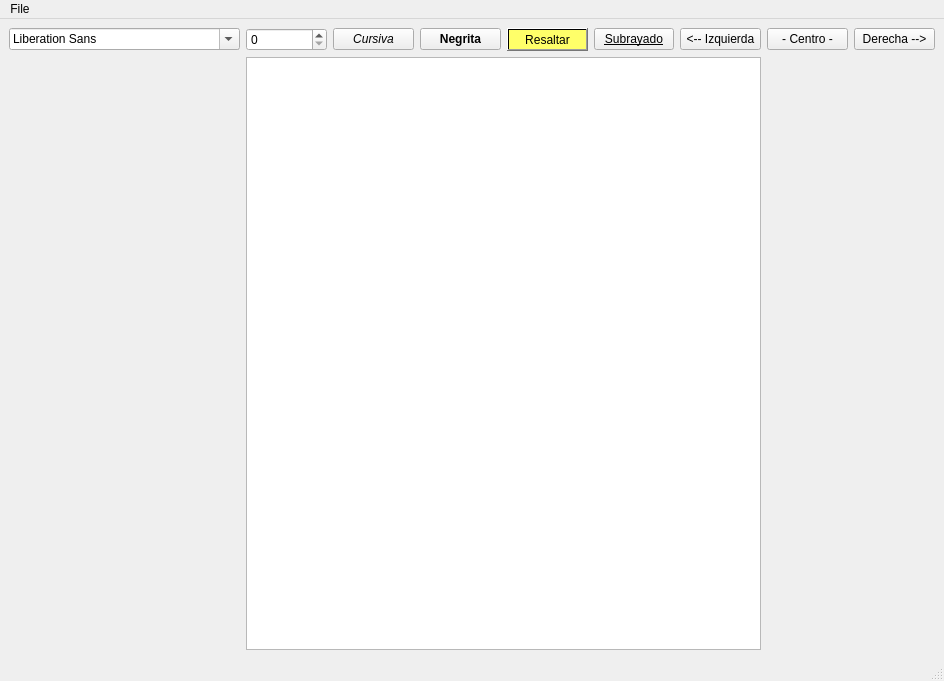
<?xml version="1.0" encoding="UTF-8"?>
<ui version="4.0">
 <class>MainWindow</class>
 <widget class="QMainWindow" name="MainWindow">
  <property name="geometry">
   <rect>
    <x>0</x>
    <y>0</y>
    <width>944</width>
    <height>681</height>
   </rect>
  </property>
  <property name="windowTitle">
   <string>MainWindow</string>
  </property>
  <property name="autoFillBackground">
   <bool>true</bool>
  </property>
  <widget class="QWidget" name="centralwidget">
   <property name="autoFillBackground">
    <bool>false</bool>
   </property>
   <layout class="QGridLayout" name="gridLayout">
    <item row="0" column="2">
     <widget class="QPushButton" name="pushButton">
      <property name="font">
       <font>
        <italic>true</italic>
       </font>
      </property>
      <property name="text">
       <string>Cursiva</string>
      </property>
     </widget>
    </item>
    <item row="0" column="3">
     <widget class="QPushButton" name="pushButton_2">
      <property name="font">
       <font>
        <bold>true</bold>
       </font>
      </property>
      <property name="text">
       <string>Negrita</string>
      </property>
     </widget>
    </item>
    <item row="0" column="6">
     <widget class="QPushButton" name="pushButton_5">
      <property name="text">
       <string>&lt;-- Izquierda</string>
      </property>
     </widget>
    </item>
    <item row="0" column="0">
     <widget class="QFontComboBox" name="fontComboBox">
      <property name="fontFilters">
       <set>QFontComboBox::MonospacedFonts|QFontComboBox::ProportionalFonts|QFontComboBox::ScalableFonts</set>
      </property>
     </widget>
    </item>
    <item row="0" column="1">
     <widget class="QSpinBox" name="spinBox">
      <property name="minimum">
       <number>0</number>
      </property>
     </widget>
    </item>
    <item row="1" column="1" colspan="6">
     <widget class="QTextEdit" name="textEdit">
      <property name="autoFillBackground">
       <bool>true</bool>
      </property>
     </widget>
    </item>
    <item row="0" column="8">
     <widget class="QPushButton" name="pushButton_7">
      <property name="text">
       <string>Derecha --&gt;</string>
      </property>
     </widget>
    </item>
    <item row="0" column="4">
     <widget class="QPushButton" name="pushButton_3">
      <property name="font">
       <font>
        <kerning>true</kerning>
       </font>
      </property>
      <property name="autoFillBackground">
       <bool>false</bool>
      </property>
      <property name="styleSheet">
       <string notr="true">background-color: qlineargradient(spread:pad, x1:1, y1:1, x2:1, y2:1, stop:0 rgba(255, 255, 105, 255), stop:1 rgba(255, 255, 255, 255));</string>
      </property>
      <property name="text">
       <string>Resaltar</string>
      </property>
      <property name="autoRepeat">
       <bool>false</bool>
      </property>
     </widget>
    </item>
    <item row="0" column="7">
     <widget class="QPushButton" name="pushButton_6">
      <property name="text">
       <string>- Centro -</string>
      </property>
     </widget>
    </item>
    <item row="0" column="5">
     <widget class="QPushButton" name="pushButton_4">
      <property name="font">
       <font>
        <underline>true</underline>
       </font>
      </property>
      <property name="text">
       <string>Subrayado</string>
      </property>
     </widget>
    </item>
   </layout>
  </widget>
  <widget class="QMenuBar" name="menubar">
   <property name="geometry">
    <rect>
     <x>0</x>
     <y>0</y>
     <width>944</width>
     <height>22</height>
    </rect>
   </property>
   <widget class="QMenu" name="menuFile">
    <property name="title">
     <string>File</string>
    </property>
    <addaction name="actionNew"/>
    <addaction name="actionOpen"/>
    <addaction name="actionSave_as"/>
    <addaction name="actionPrint"/>
   </widget>
   <addaction name="menuFile"/>
  </widget>
  <widget class="QStatusBar" name="statusbar"/>
  <action name="actionNew">
   <property name="text">
    <string>New</string>
   </property>
  </action>
  <action name="actionOpen">
   <property name="text">
    <string>Open</string>
   </property>
  </action>
  <action name="actionSave_as">
   <property name="text">
    <string>Save as</string>
   </property>
  </action>
  <action name="actionPrint">
   <property name="text">
    <string>Print</string>
   </property>
  </action>
 </widget>
 <resources/>
 <connections/>
</ui>
